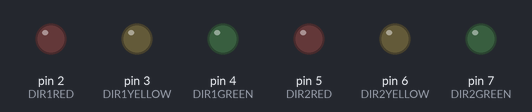
Bench run of a sketch on a simulated Arduino Uno, built with avr-gcc and run on an emulated ATmega328P. Shown: output pins drawn as LEDs (lit = HIGH).

Above: at 1.0 s.
At 3.0 s:
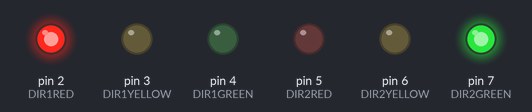
At 5.0 s:
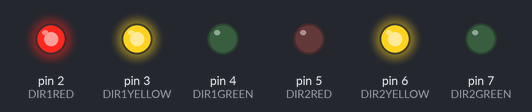
At 7.0 s:
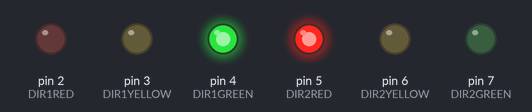
At 9.0 s:
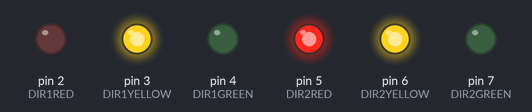
Timing chart, 0 to 10.4 s (numbered marks = the images above):
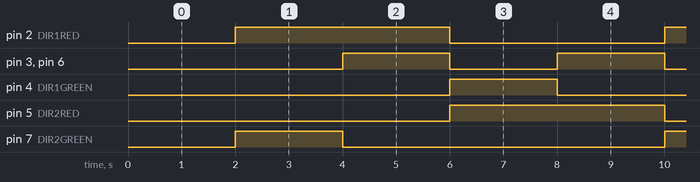

Measured:
- by itself, pin 2 (DIR1RED), pin 5 (DIR2RED): alternates HIGH for 4.0 s and LOW for 4.0 s
- by itself, pin 3 (DIR1YELLOW), pin 6 (DIR2YELLOW): alternates HIGH for 2.0 s and LOW for 2.0 s
- by itself, pin 4 (DIR1GREEN), pin 7 (DIR2GREEN): alternates HIGH for 2.0 s and LOW for 6.0 s

The sketch:

Lyskryss.ino
```cpp
// Define pins
#define DIR1RED 2
#define DIR1YELLOW 3
#define DIR1GREEN 4

#define DIR2RED 5
#define DIR2YELLOW 6
#define DIR2GREEN 7

// Define time between light changes
#define LIGHT_TIME 2000
unsigned long lastTime = 0;

// Define the light states
enum lightState{RED, YELLOW, GREEN};
lightState dir1_lightState = RED;
lightState dir2_lightState = GREEN;

// Define the direction of the lights
bool dir1_towardsGreen = true;
bool dir2_towardsGreen = false;

void setup(){
  Serial.begin(9600);

  // Set the pins as outputs
  pinMode(DIR1RED, OUTPUT);
  pinMode(DIR1YELLOW, OUTPUT);
  pinMode(DIR1GREEN, OUTPUT);
  pinMode(DIR2RED, OUTPUT);
  pinMode(DIR2YELLOW, OUTPUT);
  pinMode(DIR2GREEN, OUTPUT);
}

void loop(){
  // Check if it is time to change the lights
  if(millis() - lastTime > LIGHT_TIME){
    lastTime = millis();
    // Direction 1
    switch (dir1_lightState) {
      case RED: // If the state is red
        // Turn on the red light and turn off the others
        digitalWrite(DIR1RED, HIGH);
        digitalWrite(DIR1YELLOW, LOW);
        digitalWrite(DIR1GREEN, LOW);
        // Set the next state to yellow and set the direction to towards green
        dir1_lightState = YELLOW;
        dir1_towardsGreen = true;
        break;
      case YELLOW:  // If the state is yellow
        // Turn on the yellow light and turn off the green
        digitalWrite(DIR1YELLOW, HIGH);
        digitalWrite(DIR1GREEN, LOW);
        if(dir1_towardsGreen){  // If the direction is towards green
          // Turn on the red light, and set the next state to green
          digitalWrite(DIR1RED, HIGH);
          dir1_lightState = GREEN;
        } else { // If the direction is towards red
          // Turn off the red light, and set the next state to red
          digitalWrite(DIR1RED, LOW);
          dir1_lightState = RED;
        }
        break;
      case GREEN:   // If the state is green
        // Turn on the green light and turn off the others
        digitalWrite(DIR1RED, LOW);
        digitalWrite(DIR1YELLOW, LOW);
        digitalWrite(DIR1GREEN, HIGH);
        // Set the next state to yellow and set the direction to towards red
        dir1_lightState = YELLOW;
        dir1_towardsGreen = false;
        break;
    }

    // Direction 2
    switch (dir2_lightState) {
      case RED: // If the state is red
        // Turn on the red light and turn off the others
        digitalWrite(DIR2RED, HIGH);
        digitalWrite(DIR2YELLOW, LOW);
        digitalWrite(DIR2GREEN, LOW);
        // Set the nest state to yellow and set the direction to towards green
        dir2_lightState = YELLOW;
        dir2_towardsGreen = true;
        break;
      case YELLOW:  // If the state is yellow
        // Turn on the yellow light and turn off the green
        digitalWrite(DIR2YELLOW, HIGH);
        digitalWrite(DIR2GREEN, LOW);
        if(dir2_towardsGreen){  // If the direction is towards green
          // Turn on the red light, and set the next state to green
          digitalWrite(DIR2RED, HIGH);
          dir2_lightState = GREEN;
        } else {    // If the direction is towards red
          // Turn off the red light, and set the next state to red
          digitalWrite(DIR2RED, LOW);
          dir2_lightState = RED;
        }
        break;
      case GREEN:   // If the state is green
        // Turn on the green light and turn off the others
        digitalWrite(DIR2RED, LOW);
        digitalWrite(DIR2YELLOW, LOW);
        digitalWrite(DIR2GREEN, HIGH);
        // Set the next state to yellow and set the direction to towards red
        dir2_lightState = YELLOW;
        dir2_towardsGreen = false;
        break;
    }
  }
}
```
